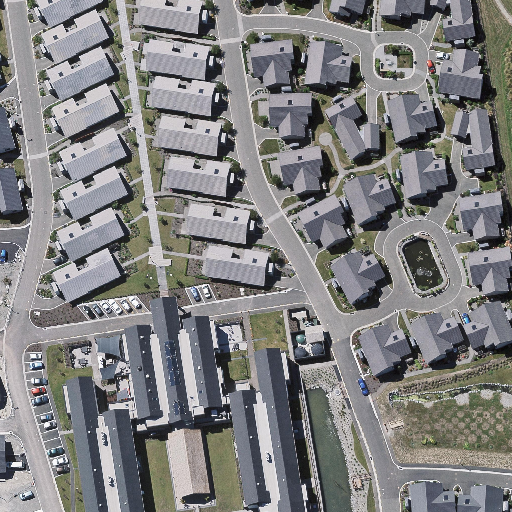
#> input picture code/other/WHU.tif, 512 x 512 px
$ python cal_grade.py   (older library calls are emulated)
#> lines starting #> are read from the running program, lines starting #| are printed output that depends on the picture
#> in plt_grad, image is the input picture: shape (512, 512, 3); mean B, G, R 128.6, 128.3, 128.5
# -*- coding: utf-8 -*-
"""
Created on Wed Dec  8 15:37:34 2021

@author: DELL
"""
import cv2
import numpy as np
import matplotlib.pyplot as plt

def grade(img):
    x = cv2.Sobel(img, cv2.CV_32F, 1, 0, ksize=1)
    y = cv2.Sobel(img, cv2.CV_32F, 0, 1, ksize=1)
    absX = cv2.convertScaleAbs(x)
    absY = cv2.convertScaleAbs(y)
    dst = cv2.addWeighted(absX, 0.5, absY, 0.5, 0)
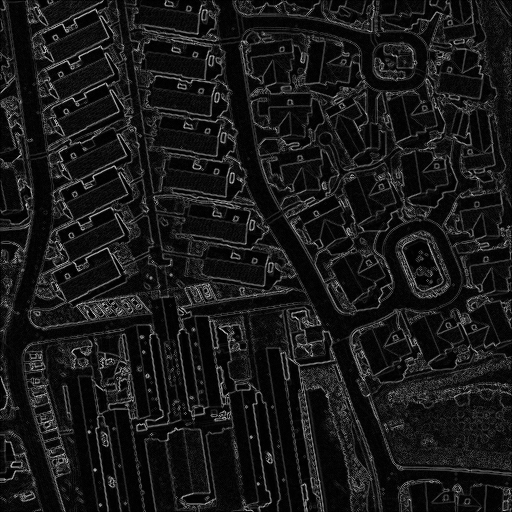
#> dst: shape (512, 512); min 0, max 213, mean 24.3
    mi=np.min(dst)
#> mi = 0
    ma=np.max(dst)
#> ma = 213
    res=(dst-mi)/(0.000000001+(ma-mi))
    res[np.isnan(res)]=0
    return res


def plt_grad(image_path):
    image = cv2.imread(image_path)
    image = cv2.cvtColor(image,cv2.COLOR_BGR2RGB)
    gray = cv2.cvtColor(image, cv2.COLOR_RGB2GRAY)
    grad = grade(gray)
    # grad = (255 * grade(gray)).astype(np.uint8)

    plt.imshow(grad)
    plt.colorbar(fraction=0.05)
    plt.xticks([])
    plt.yticks([])
    plt.axis('off')
    plt.savefig(image_path.replace(".tif","_grad.tif"),dpi=600)
    plt.clf()
    # cv2.imwrite(r"E:\WangZhenQing\2021GaoFen\code\41_1_grad.png",grad)

image_path = "WHU.tif"
plt_grad(image_path)
image_path = "Massachusetts.tif"
plt_grad(image_path)
#> call 2 of plt_grad, with image_path = 'Massachusetts.tif'
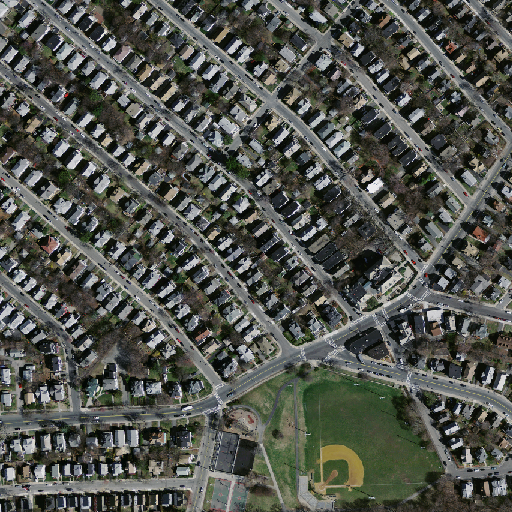
#> input picture code/other/Massachusetts.tif, 512 x 512 px
#> in plt_grad, image is the input picture: shape (512, 512, 3); mean B, G, R 77.8, 84.6, 82
#> in grade (call 2), `dst = cv2.addWeighted(absX, 0.5, absY, 0.5, 0)`:
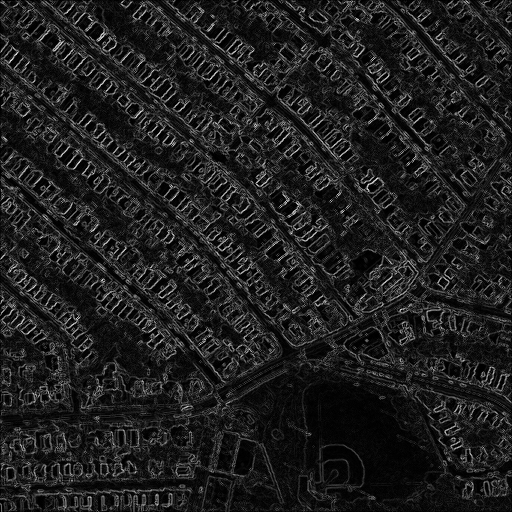
#> dst: shape (512, 512); min 0, max 224, mean 31
#> in grade (call 2), `ma=np.max(dst)`: ma = 224
image_path = "Inria.tif"
plt_grad(image_path)
#> call 3 of plt_grad, with image_path = 'Inria.tif'
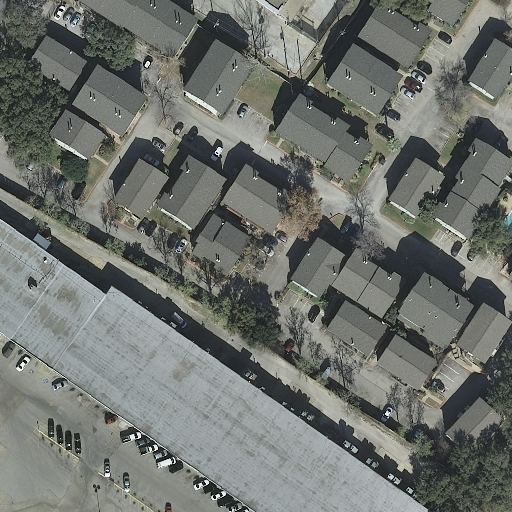
#> input picture code/other/Inria.tif, 512 x 512 px
#> in plt_grad, image is the input picture: shape (512, 512, 3); mean B, G, R 109.1, 114.1, 110.4
#> in grade (call 3), `y = cv2.Sobel(img, cv2.CV_32F, 0, 1, ksize=1)`:
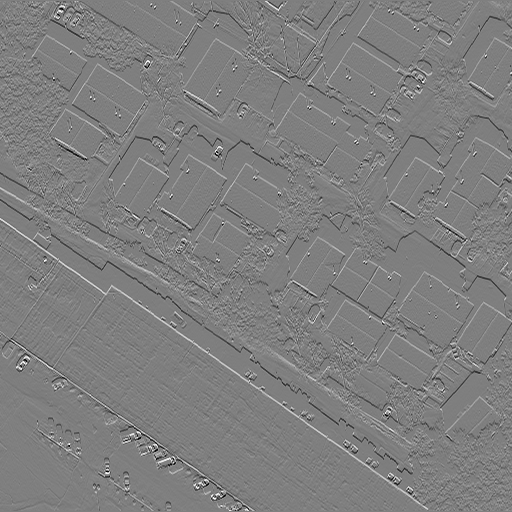
#> y: shape (512, 512) float32; min -253, max 254, mean 0.1; drawn with min black and max white
#> in grade (call 3), `absY = cv2.convertScaleAbs(y)`:
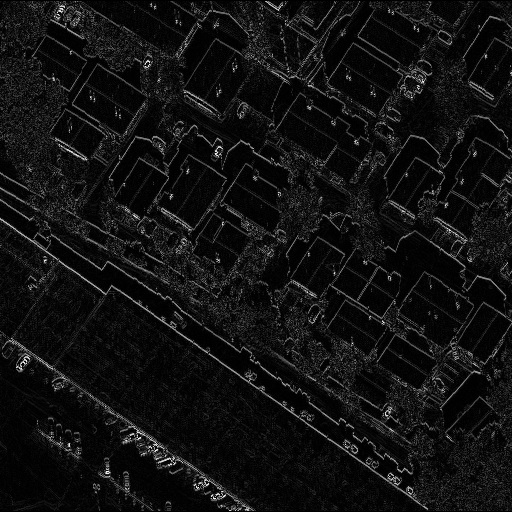
#> absY: shape (512, 512); min 0, max 254, mean 17.3
#> in grade (call 3), `ma=np.max(dst)`: ma = 246
#> in plt_grad (call 3), `plt.savefig(image_path.replace(".tif","_grad.tif"),dpi=600)`:
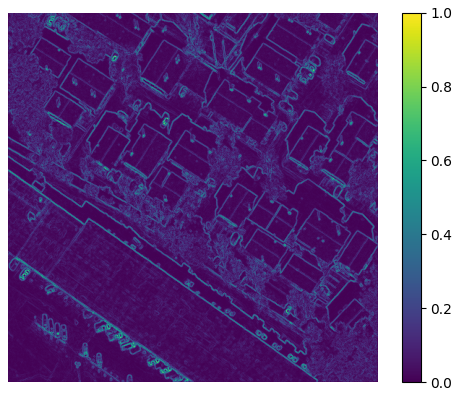
#> figure drawn by matplotlib, 2 panels
